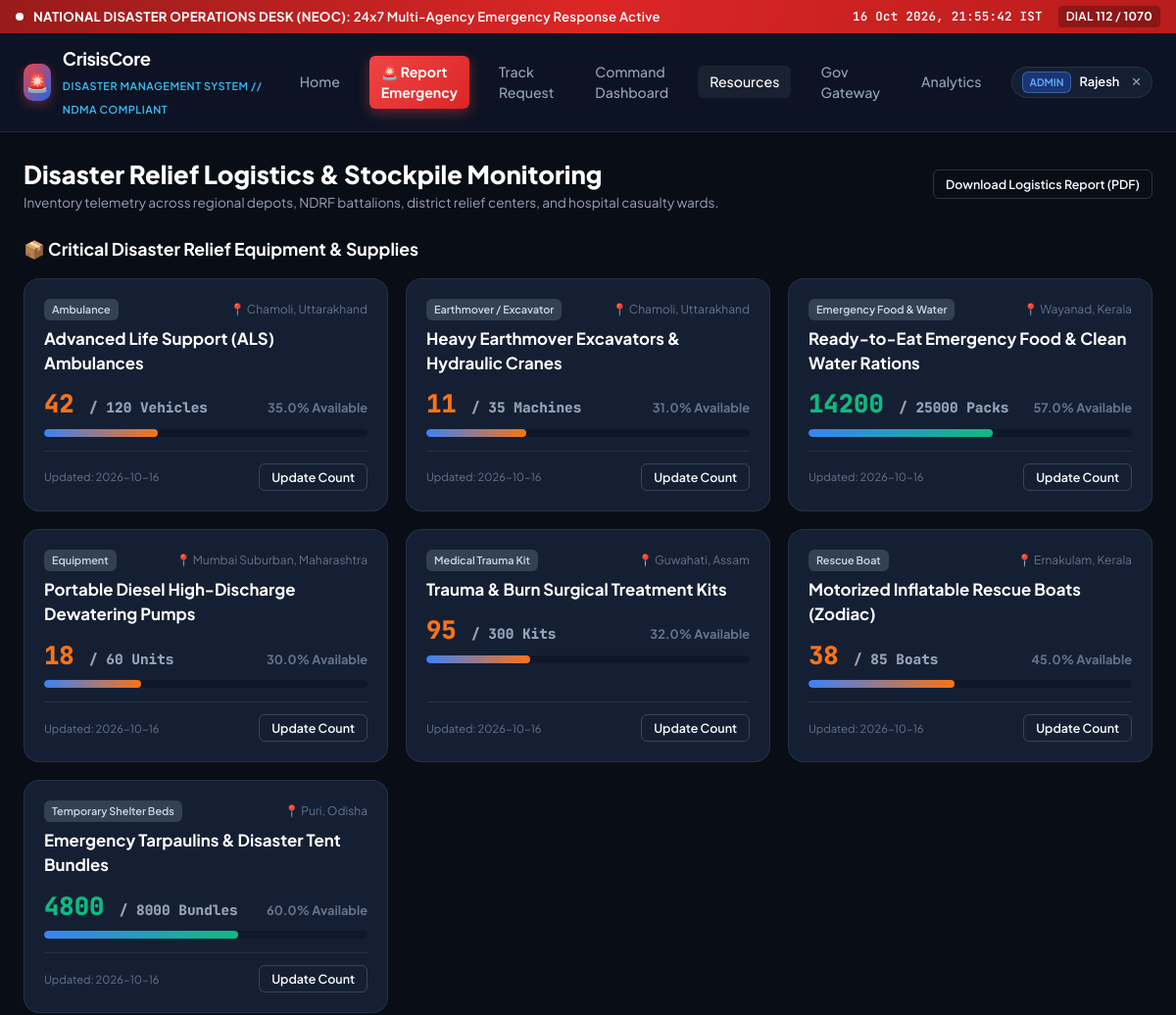
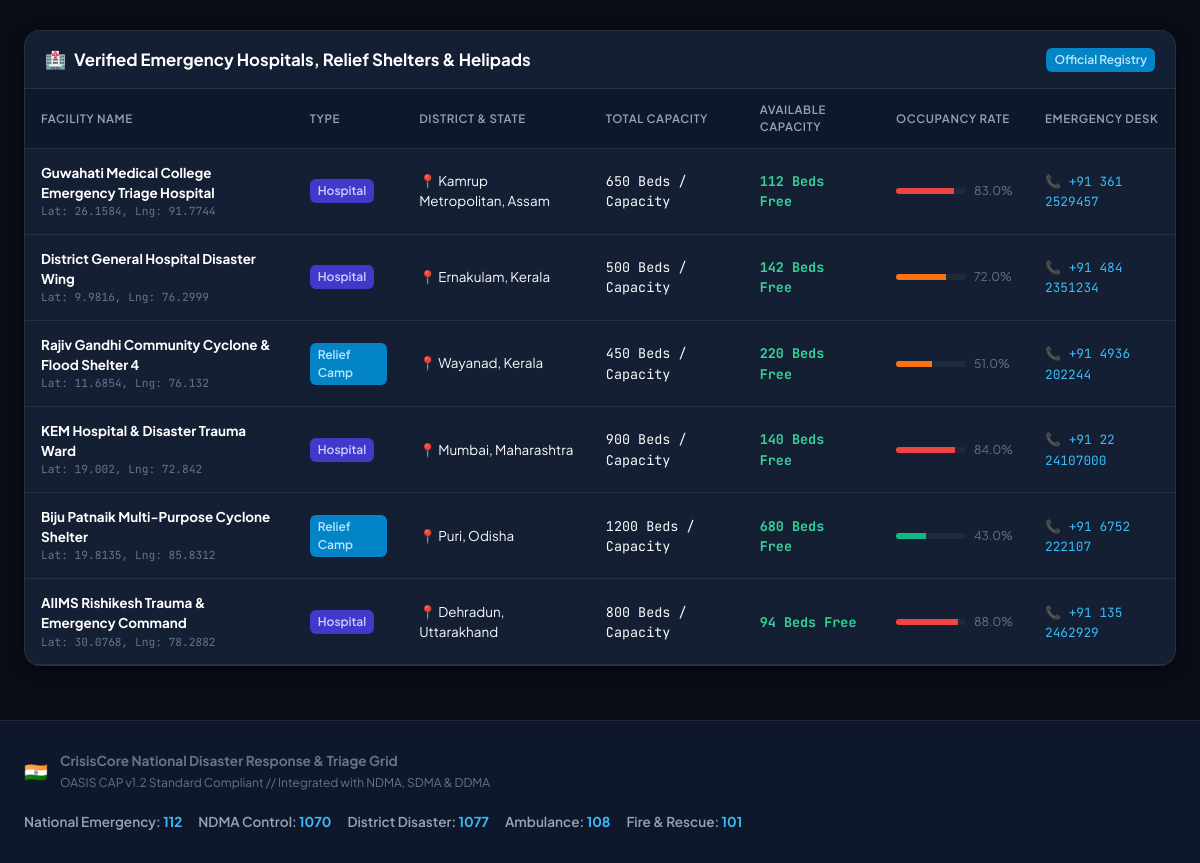
/resources (signed in), run on the app's committed database (2 pictures, top to bottom).
### tables this page shows
CREATE TABLE resources (
        id INTEGER PRIMARY KEY AUTOINCREMENT,
        resource_name TEXT NOT NULL,
        category TEXT NOT NULL,
        total_qty INTEGER NOT NULL,
        available_qty INTEGER NOT NULL,
        unit TEXT NOT NULL,
        location_district TEXT NOT NULL,
        state TEXT NOT NULL,
        last_updated TEXT NOT NULL
    );

CREATE TABLE relief_camps_hospitals (
        id INTEGER PRIMARY KEY AUTOINCREMENT,
        name TEXT NOT NULL,
        type TEXT NOT NULL CHECK(type IN ('Hospital', 'Relief Camp', 'Helipad', 'Emergency Supply Depot')),
        lat REAL NOT NULL,
        lng REAL NOT NULL,
        district TEXT NOT NULL,
        state TEXT NOT NULL,
        total_capacity INTEGER NOT NULL,
        available_capacity INTEGER NOT NULL,
        contact_phone TEXT NOT NULL,
        verified INTEGER NOT NULL DEFAULT 1
    );

### app.py (the view)
@app.route("/resources")
@login_required
def resources_page():
    conn = get_db()
    cursor = conn.cursor()
    cursor.execute("SELECT * FROM resources ORDER BY category ASC, location_district ASC")
    resources_list = [dict(r) for r in cursor.fetchall()]
    cursor.execute("SELECT * FROM relief_camps_hospitals ORDER BY state ASC, type ASC")
    camps_list = [dict(c) for c in cursor.fetchall()]
    conn.close()
    return render_template("resources.html", resources=resources_list, camps=camps_list)

### app.py (called while the page is built)
def login_required(f):
    @wraps(f)
    def decorated_function(*args, **kwargs):
        if "user_id" not in session:
            flash("Please sign in with authorized credentials to access this portal.", "warning")
            return redirect(url_for("login_page", next=request.url))
        return f(*args, **kwargs)
    return decorated_function

### database.py (called while the page is built)
def get_db():
    conn = sqlite3.connect(Config.DATABASE_PATH)
    conn.row_factory = sqlite3.Row
    return conn

### templates/resources.html (shortened to what this page needs)
{% extends "base.html" %}
{% block content %}
<div class="resources-wrapper">
  <div class="dashboard-header">
    <div>
      <h2 style="font-size:1.6rem; font-weight:800; color:var(--text-bright);">
        Disaster Relief Logistics & Stockpile Monitoring
      </h2>
      <p style="color:var(--text-muted); font-size:0.85rem;">
        Inventory telemetry across regional depots, NDRF battalions, district relief centers, and hospital casualty wards.
      </p>
    </div>
    <div class="dashboard-actions">
      <a href="/api/export/sitrep.pdf" class="btn btn-outline btn-sm">Download Logistics Report (PDF)</a>
    </div>
  </div>
  <div style="margin-bottom:32px;">
    <h3 style="font-size:1.1rem; font-weight:700; color:var(--text-bright); margin-bottom:16px; display:flex; align-items:center; gap:8px;">
      📦 Critical Disaster Relief Equipment & Supplies
    </h3>
    <div style="display:grid; grid-template-columns:repeat(auto-fit, minmax(320px, 1fr)); gap:18px;">
      {% for r in resources %}
        {% set pct = (r.available_qty / r.total_qty * 100) | round %}
        <div style="background:var(--bg-card); border:1px solid var(--border-subtle); border-radius:var(--radius-lg); padding:20px; display:flex; flex-direction:column; justify-content:space-between;">
          <div>
            <div style="display:flex; justify-content:space-between; align-items:center; margin-bottom:6px;">
              <span class="badge-status submitted" style="font-size:0.68rem;">{{ r.category }}</span>
              <span style="font-size:0.75rem; color:var(--text-dim);">📍 {{ r.location_district }}, {{ r.state }}</span>
            </div>
            <div style="font-size:1.05rem; font-weight:700; color:var(--text-bright); margin:4px 0 10px 0;">
              {{ r.resource_name }}
            </div>
            <div style="display:flex; justify-content:space-between; align-items:baseline; margin-bottom:6px;">
              <span style="font-size:1.6rem; font-weight:800; font-family:var(--font-mono); color:{% if pct < 25 %}#ef4444{% elif pct < 50 %}#f97316{% else %}#10b981{% endif %};">
                {{ r.available_qty }} <span style="font-size:0.9rem; color:var(--text-muted);">/ {{ r.total_qty }} {{ r.unit }}</span>
              </span>
              <span style="font-size:0.8rem; font-weight:700; color:var(--text-dim);">{{ pct }}% Available</span>
            </div>
            <div style="width:100%; height:8px; background:var(--bg-surface); border-radius:var(--radius-full); overflow:hidden; margin-bottom:14px;">
              <div style="width:{{ pct }}%; height:100%; background:linear-gradient(90deg, #3b82f6, {% if pct < 25 %}#ef4444{% elif pct < 50 %}#f97316{% else %}#10b981{% endif %}); border-radius:var(--radius-full);"></div>
            </div>
          </div>
          <div style="display:flex; justify-content:space-between; align-items:center; pt-2; border-top:1px solid var(--border-subtle); padding-top:12px;">
            <span style="font-size:0.7rem; color:var(--text-dim);">Updated: {{ r.last_updated[:10] }}</span>
            <button class="btn btn-outline btn-sm" onclick="promptUpdateResource({{ r.id }}, '{{ r.resource_name }}', {{ r.available_qty }})">
              Update Count
            </button>
          </div>
        </div>
      {% endfor %}
    </div>
  </div>
  <div class="table-card">
    <div class="table-header-bar">
      <h3>
        <span>🏥</span> Verified Emergency Hospitals, Relief Shelters & Helipads
      </h3>
      <span class="badge-status verified">Official Registry</span>
    </div>
    <div class="table-responsive">
      <table class="data-table">
        <thead>
          <tr>
            <th>Facility Name</th>
            <th>Type</th>
            <th>District & State</th>
            <th>Total Capacity</th>
            <th>Available Capacity</th>
            <th>Occupancy Rate</th>
            <th>Emergency Desk</th>
          </tr>
        </thead>
        <tbody>
          {% for c in camps %}
            {% set occ = (((c.total_capacity - c.available_capacity) / c.total_capacity) * 100) | round %}
            <tr>
              <td>
                <div style="font-weight:700; color:var(--text-bright);">{{ c.name }}</div>
                <div style="font-size:0.7rem; color:var(--text-dim); font-family:var(--font-mono);">
                  Lat: {{ c.lat }}, Lng: {{ c.lng }}
                </div>
              </td>
              <td>
                <span class="badge-status {% if c.type == 'Hospital' %}under-review{% else %}verified{% endif %}">
                  {{ c.type }}
                </span>
              </td>
              <td>📍 {{ c.district }}, {{ c.state }}</td>
              <td style="font-family:var(--font-mono);">{{ c.total_capacity }} Beds / Capacity</td>
              <td style="font-family:var(--font-mono); font-weight:700; color:#34d399;">{{ c.available_capacity }} Beds Free</td>
              <td>
                <div style="display:flex; align-items:center; gap:8px;">
                  <div style="width:70px; height:6px; background:#1e293b; border-radius:var(--radius-full); overflow:hidden;">
                    <div style="width:{{ occ }}%; height:100%; background:{% if occ > 80 %}#ef4444{% elif occ > 50 %}#f97316{% else %}#10b981{% endif %};"></div>
                  </div>
                  <span style="font-size:0.75rem; color:var(--text-dim);">{{ occ }}%</span>
                </div>
              </td>
              <td>
                <a href="tel:{{ c.contact_phone }}" style="color:#38bdf8; text-decoration:none; font-family:var(--font-mono); font-size:0.8rem;">
                  📞 {{ c.contact_phone }}
                </a>
              </td>
            </tr>
          {% endfor %}
        </tbody>
      </table>
    </div>
  </div>
</div>
{% endblock %}

### static/css/main.css (style rules this page uses)
:root { --bg-dark: #090d16; --bg-surface: #0f172a; --bg-card: #151f33; --bg-card-hover: #1c2a45; --bg-glass: rgba(15, 23, 42, 0.78); --border-subtle: rgba(255, 255, 255, 0.08); --border-bright: rgba(255, 255, 255, 0.16); --primary: #2563eb; --primary-hover: #1d4ed8; --primary-light: #3b82f6; --primary-glow: rgba(37, 99, 235, 0.35); --critical-red: #ef4444; --critical-glow: rgba(239, 68, 68, 0.45); --critical-bg: rgba(239, 68, 68, 0.14); --high-orange: #f97316; --high-glow: rgba(249, 115, 22, 0.35); --high-bg: rgba(249, 115, 22, 0.14); --medium-yellow: #eab308; --medium-glow: rgba(234, 179, 8, 0.3); --medium-bg: rgba(234, 179, 8, 0.14); --low-blue: #06b6d4; --low-bg: rgba(6, 182, 212, 0.14); --resolved-green: #10b981; --resolved-glow: rgba(16, 185, 129, 0.35); --resolved-bg: rgba(16, 185, 129, 0.14); --text-main: #f8fafc; --text-muted: #94a3b8; --text-dim: #64748b; --text-bright: #ffffff; --font-sans: 'Plus Jakarta Sans', -apple-system, BlinkMacSystemFont, 'Segoe UI', Roboto, sans-serif; --font-mono: 'JetBrains Mono', monospace; --radius-sm: 6px; --radius-md: 10px; --radius-lg: 16px; --radius-xl: 24px; --radius-full: 9999px; --shadow-sm: 0 1px 3px rgba(0, 0, 0, 0.4); --shadow-md: 0 4px 14px rgba(0, 0, 0, 0.5); --shadow-lg: 0 10px 30px rgba(0, 0, 0, 0.65); --shadow-glow-red: 0 0 20px rgba(239, 68, 68, 0.35); --shadow-glow-blue: 0 0 20px rgba(37, 99, 235, 0.35); }
*, *::before, *::after { box-sizing: border-box; margin: 0; padding: 0; }
html { font-family: var(--font-sans); background-color: var(--bg-dark); color: var(--text-main); scroll-behavior: smooth; -webkit-font-smoothing: antialiased; }
body { min-height: 100vh; display: flex; flex-direction: column; line-height: 1.5; background-color: var(--bg-dark); }
.badge-status { display: inline-flex; align-items: center; gap: 4px; padding: 3px 8px; border-radius: var(--radius-sm); font-size: 0.75rem; font-weight: 600; }
.badge-status.submitted { background: #334155; color: #cbd5e1; }
.badge-status.under-review { background: #4338ca; color: #c7d2fe; }
.badge-status.verified { background: #0284c7; color: #bae6fd; }
.btn { display: inline-flex; align-items: center; justify-content: center; gap: 8px; padding: 9px 18px; border-radius: var(--radius-md); font-size: 0.88rem; font-weight: 600; cursor: pointer; border: 1px solid transparent; transition: all 0.2s cubic-bezier(0.4, 0, 0.2, 1); text-decoration: none; font-family: inherit; }
.btn-outline { background: transparent; border-color: var(--border-bright); color: var(--text-main); }
.btn-sm { padding: 5px 12px; font-size: 0.78rem; border-radius: var(--radius-sm); }

### static/css/dashboard.css (style rules this page uses)
.dashboard-header { display: flex; flex-wrap: wrap; align-items: center; justify-content: space-between; margin-bottom: 24px; gap: 16px; }
.dashboard-actions { display: flex; gap: 10px; flex-wrap: wrap; }
.table-card { background: var(--bg-card); border: 1px solid var(--border-subtle); border-radius: var(--radius-lg); overflow: hidden; box-shadow: var(--shadow-md); margin-bottom: 30px; }
.table-header-bar { padding: 16px 20px; border-bottom: 1px solid var(--border-subtle); display: flex; align-items: center; justify-content: space-between; }
.table-header-bar h3 { font-size: 1.05rem; font-weight: 700; color: var(--text-bright); display: flex; align-items: center; gap: 8px; }
.table-responsive { width: 100%; overflow-x: auto; }
.data-table { width: 100%; border-collapse: collapse; text-align: left; font-size: 0.84rem; }
.data-table th { background: var(--bg-surface); color: var(--text-muted); font-weight: 600; text-transform: uppercase; font-size: 0.72rem; letter-spacing: 0.05em; padding: 12px 16px; border-bottom: 1px solid var(--border-subtle); }
.data-table td { padding: 14px 16px; border-bottom: 1px solid var(--border-subtle); color: var(--text-main); vertical-align: middle; }

### data on the page
resources: category "Ambulance", location_district "Chamoli", state "Uttarakhand", resource_name "Advanced Life Support (ALS) Ambulances", available_qty "42", total_qty "120", unit "Vehicles", pct "35.0", last_updated "2026-10-16"
resources: category "Earthmover / Excavator", location_district "Chamoli", state "Uttarakhand", resource_name "Heavy Earthmover Excavators & Hydraulic Cranes", available_qty "11", total_qty "35", unit "Machines", pct "31.0", last_updated "2026-10-16"
resources: category "Emergency Food & Water", location_district "Wayanad", state "Kerala", resource_name "Ready-to-Eat Emergency Food & Clean Water Rations", available_qty "14200", total_qty "25000", unit "Packs", pct "57.0", last_updated "2026-10-16"
resources: category "Equipment", location_district "Mumbai Suburban", state "Maharashtra", resource_name "Portable Diesel High-Discharge Dewatering Pumps", available_qty "18", total_qty "60", unit "Units", pct "30.0", last_updated "2026-10-16"
resources: category "Medical Trauma Kit", location_district "Guwahati", state "Assam", resource_name "Trauma & Burn Surgical Treatment Kits", available_qty "95", total_qty "300", unit "Kits", pct "32.0", last_updated "2026-10-16"
resources: category "Rescue Boat", location_district "Ernakulam", state "Kerala", resource_name "Motorized Inflatable Rescue Boats (Zodiac)", available_qty "38", total_qty "85", unit "Boats", pct "45.0", last_updated "2026-10-16"
resources: category "Temporary Shelter Beds", location_district "Puri", state "Odisha", resource_name "Emergency Tarpaulins & Disaster Tent Bundles", available_qty "4800", total_qty "8000", unit "Bundles", pct "60.0", last_updated "2026-10-16"
relief_camps_hospitals: name "Guwahati Medical College Emergency Triage Hospital", lat "26.1584", lng "91.7744", type "Hospital", district "Kamrup Metropolitan", state "Assam", total_capacity "650", available_capacity "112", occ "83.0", contact_phone "+91 361 2529457"
relief_camps_hospitals: name "District General Hospital Disaster Wing", lat "9.9816", lng "76.2999", type "Hospital", district "Ernakulam", state "Kerala", total_capacity "500", available_capacity "142", occ "72.0", contact_phone "+91 484 2351234"
relief_camps_hospitals: name "Rajiv Gandhi Community Cyclone & Flood Shelter 4", lat "11.6854", lng "76.132", type "Relief Camp", district "Wayanad", state "Kerala", total_capacity "450", available_capacity "220", occ "51.0", contact_phone "+91 4936 202244"
relief_camps_hospitals: name "KEM Hospital & Disaster Trauma Ward", lat "19.002", lng "72.842", type "Hospital", district "Mumbai", state "Maharashtra", total_capacity "900", available_capacity "140", occ "84.0", contact_phone "+91 22 24107000"
relief_camps_hospitals: name "Biju Patnaik Multi-Purpose Cyclone Shelter", lat "19.8135", lng "85.8312", type "Relief Camp", district "Puri", state "Odisha", total_capacity "1200", available_capacity "680", occ "43.0", contact_phone "+91 6752 222107"
relief_camps_hospitals: name "AIIMS Rishikesh Trauma & Emergency Command", lat "30.0768", lng "78.2882", type "Hospital", district "Dehradun", state "Uttarakhand", total_capacity "800", available_capacity "94", occ "88.0", contact_phone "+91 135 2462929"

### other printed values
{{ session.get('role', 'Official') }} "ADMIN"
{{ session.get('full_name', 'Officer').split(' ')[0] }} "Rajesh"
